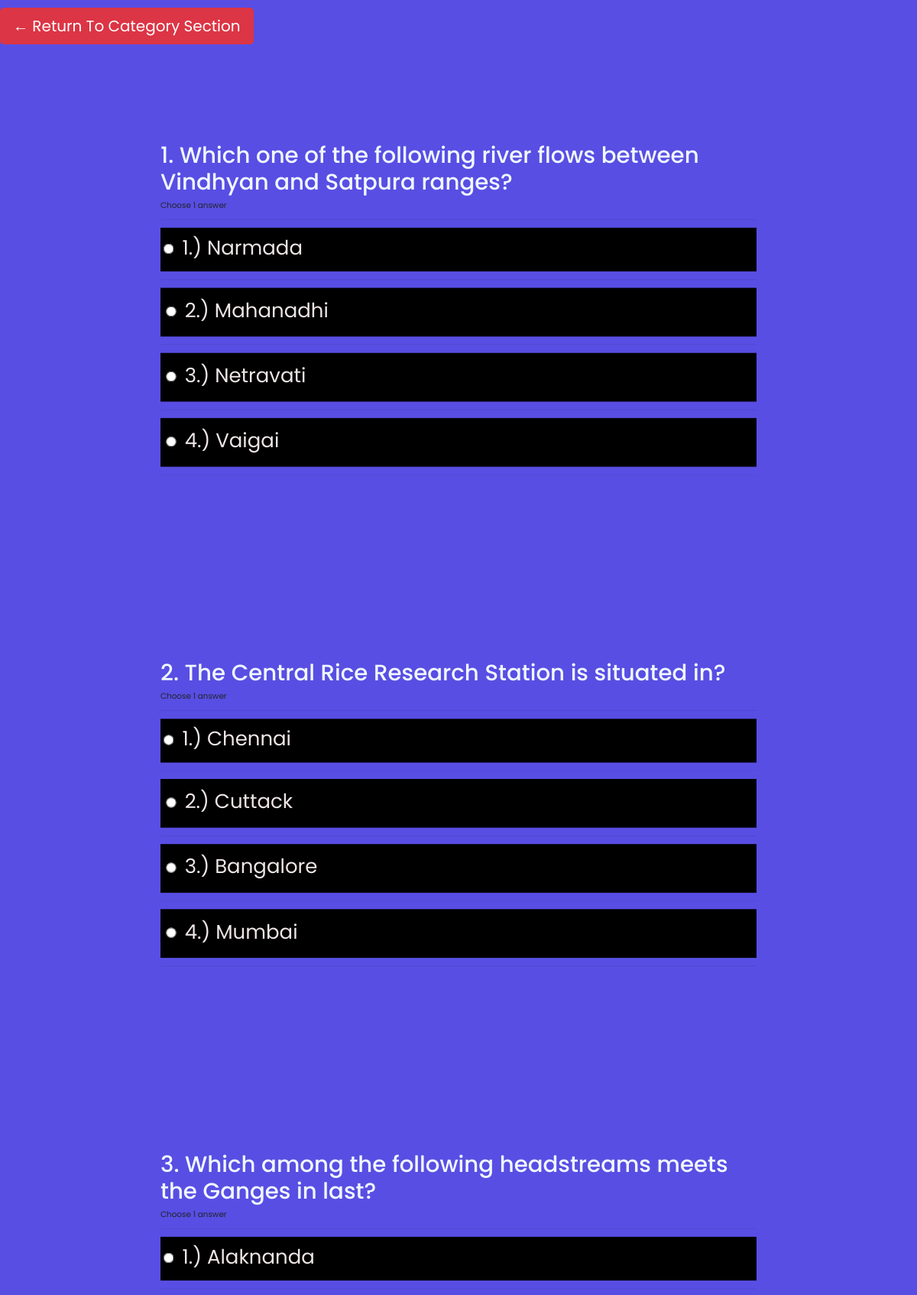
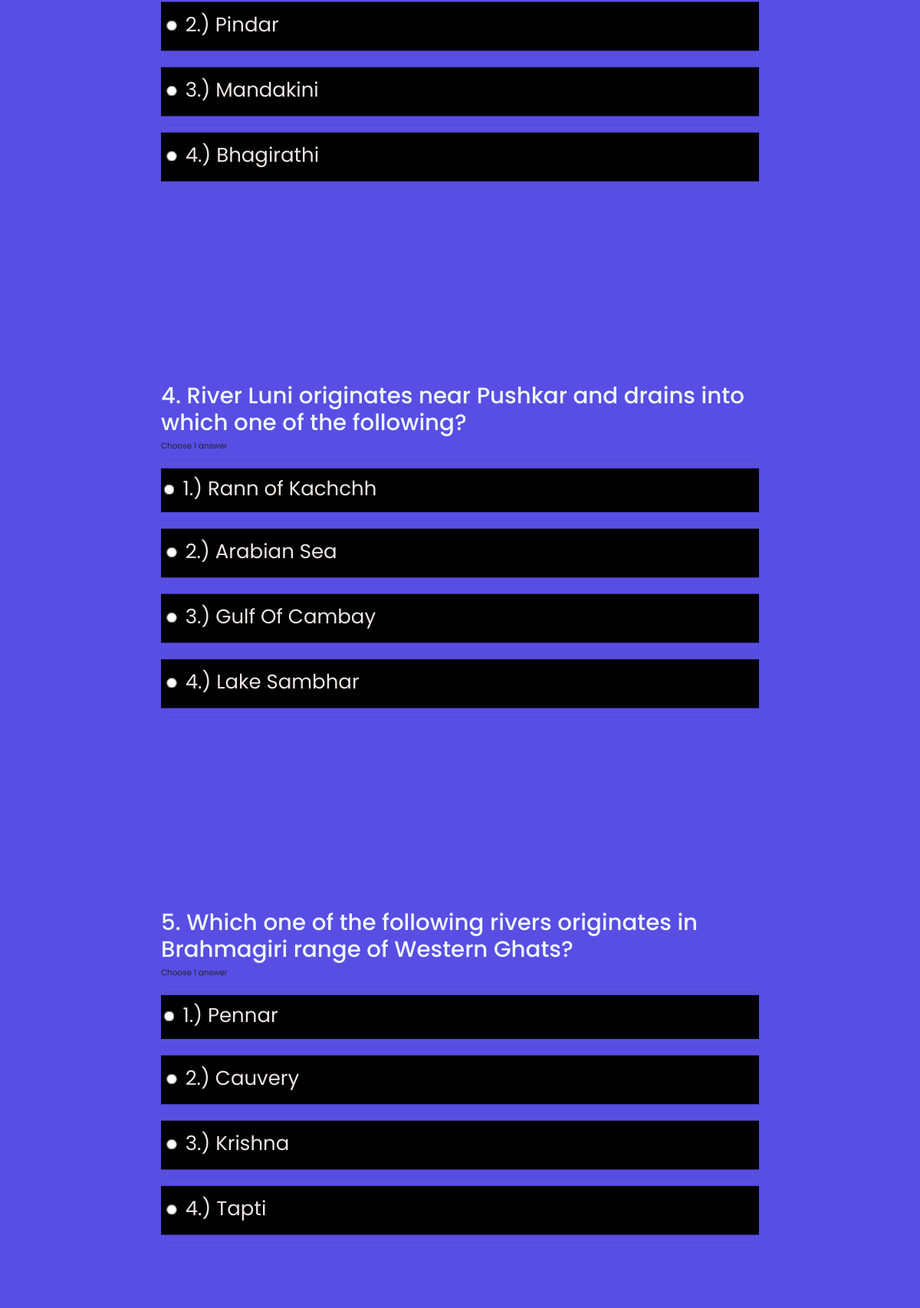
The page /1 (upper part) on the database its author committed (2 pictures, top to bottom).
### mcq/models.py (models this page shows, shortened)
class Questions(models.Model):
    category = models.ForeignKey(Category, on_delete=models.CASCADE)
    question = models.CharField(max_length=200)
    answer = models.IntegerField()
    first_option = models.CharField(max_length=100)
    second_option = models.CharField(max_length=100)
    third_option = models.CharField(max_length=100, blank=True)
    fourth_option = models.CharField(max_length=100, blank=True)
    class Meta:
        db_table = 'questions'

### mcq/views.py (the view)
# urls.py: path('<int:id>', views.quiz),
def quiz(request, id):
    quiz_questions = Questions.objects.filter(category=id)[:10]
    questions = []
    datas = {'questions': questions}
    for quiz_question in quiz_questions:
        question = {}
        question['questions'] = quiz_question.question
        question['answers'] = quiz_question.answer
        question['id'] = quiz_question.id
        options = []
        options.append(quiz_question.first_option)
        options.append(quiz_question.second_option)
        options.append(quiz_question.third_option)
        options.append(quiz_question.fourth_option)
        question['options'] = options
        questions.append(question)
    return render(request, 'quiz.html', datas)

### templates/quiz.html (shortened to what this page needs)
<!DOCTYPE html>
<html lang="en">
<head>
<link rel="stylesheet" href="https://maxcdn.bootstrapcdn.com/bootstrap/4.5.2/css/bootstrap.min.css">
</head>
<body>
    <div class='return'>
        <a href='/category' class='btn btn-danger btn-lg'> &larr; Return To Category Section</a>
    </div>
    {% for data in questions %}
    <form action="#" method="POST">
    <div style='transform: scale(0.65); position: relative; top: 10px;'>
      <div class='question'>  <h3> {{forloop.counter}}.  {{ data.questions }}</h3></div>
        <p>Choose 1 answer</p>
        <div id='block-11' style='padding: 5px;color:rgb(238, 229, 229);background-color:black'>
          <label for='option-11' style=' padding: 5px; font-size: 2.5rem;'>
            <input type='radio' class='rb'  name='{{data.id}}' value=' {{data.options.0}}' id='option1' style='transform: scale(1.6); margin-right: 10px; vertical-align: middle; margin-top: -2px;' />
            1.) {{data.options.0}}</label>
        </div>
        <div id='block-12' style='padding: 10px;color:rgb(238, 229, 229);background-color:black''>
          <label for='option-12' style=' padding: 5px; font-size: 2.5rem;'>
            <input type='radio' class='rb'  name='{{data.id}}' value=' {{data.options.1}}' id='option2' style='transform: scale(1.6); margin-right: 10px; vertical-align: middle; margin-top: -2px;' />
            2.) {{data.options.1}}</label>
        </div>
        <div id='block-13' style='padding: 10px;color:rgb(238, 229, 229);background-color:black''>
          <label for='option-13' style=' padding: 5px; font-size: 2.5rem;'>
            <input type='radio' class='rb'  name='{{data.id}}' value=' {{data.options.2}}' id='option3' style='transform: scale(1.6); margin-right: 10px; vertical-align: middle; margin-top: -2px;' />
           3.) {{data.options.2}}</label>
        </div>
        <div id='block-14' style='padding: 10px;color:rgb(238, 229, 229);background-color:black''>
          <label for='option-14' style=' padding: 5px; font-size: 2.5rem;'>
            <input type='radio' class='rb'  name='{{data.id}}' value=' {{data.options.3}}' id='option4' style='transform: scale(1.6); margin-right: 10px; vertical-align: middle; margin-top: -2px;' />
           4.) {{data.options.3}}</label>
        </div>
      </div>
      {% endfor %}
      </form>
</body>
</html>

### templates/quiz.html (style rules this page uses)
body { margin:0; padding:0; box-sizing: border-box; font-family: 'Poppins', sans-serif; background:rgba(38, 25, 219, 0.767) }
.question h3 { font-family:'Poppins', sans-serif ; font-size:45px; color: aliceblue; }
.return { padding-top: 10px; }

### rows shown on the page
Questions: questions "Which one of the following river flows between Vindhyan and Satpura ranges?", options.0 "Narmada", options.1 "Mahanadhi", options.2 "Netravati", options.3 "Vaigai"
Questions: questions "The Central Rice Research Station is situated in?", options.0 "Chennai", options.1 "Cuttack", options.2 "Bangalore", options.3 "Mumbai"
Questions: questions "Which among the following headstreams meets the Ganges in last?", options.0 "Alaknanda", options.1 "Pindar", options.2 "Mandakini", options.3 "Bhagirathi"
Questions: questions "River Luni originates near Pushkar and drains into which one of the following?", options.0 "Rann of Kachchh", options.1 "Arabian Sea", options.2 "Gulf Of Cambay", options.3 "Lake Sambhar"
Questions: questions "Which one of the following rivers originates in Brahmagiri range of Western Ghats?", options.0 "Pennar", options.1 "Cauvery", options.2 "Krishna", options.3 "Tapti"
